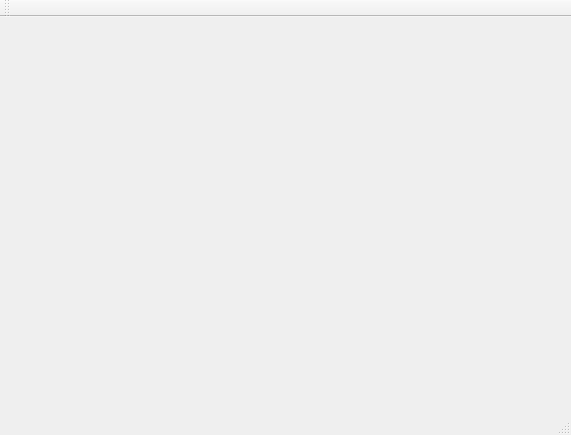
<?xml version="1.0" encoding="UTF-8"?>
<ui version="4.0">
 <class>BuildSystem</class>
 <widget class="QMainWindow" name="BuildSystem">
  <property name="geometry">
   <rect>
    <x>0</x>
    <y>0</y>
    <width>571</width>
    <height>435</height>
   </rect>
  </property>
  <property name="windowTitle">
   <string>BuildSystem</string>
  </property>
  <widget class="QWidget" name="centralWidget"/>
  <widget class="QMenuBar" name="menuBar">
   <property name="geometry">
    <rect>
     <x>0</x>
     <y>0</y>
     <width>571</width>
     <height>25</height>
    </rect>
   </property>
  </widget>
  <widget class="QToolBar" name="mainToolBar">
   <attribute name="toolBarArea">
    <enum>TopToolBarArea</enum>
   </attribute>
   <attribute name="toolBarBreak">
    <bool>false</bool>
   </attribute>
  </widget>
  <widget class="QStatusBar" name="statusBar"/>
 </widget>
 <layoutdefault spacing="6" margin="11"/>
 <resources/>
 <connections/>
</ui>
